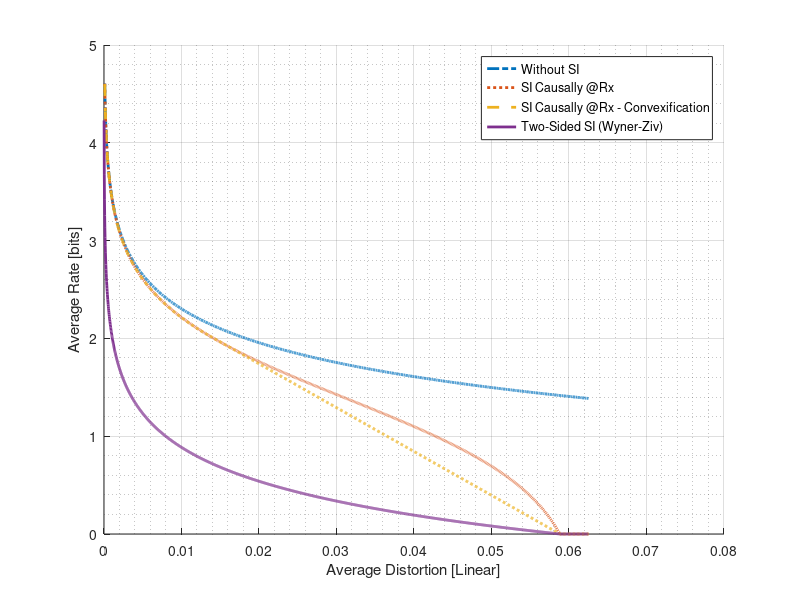
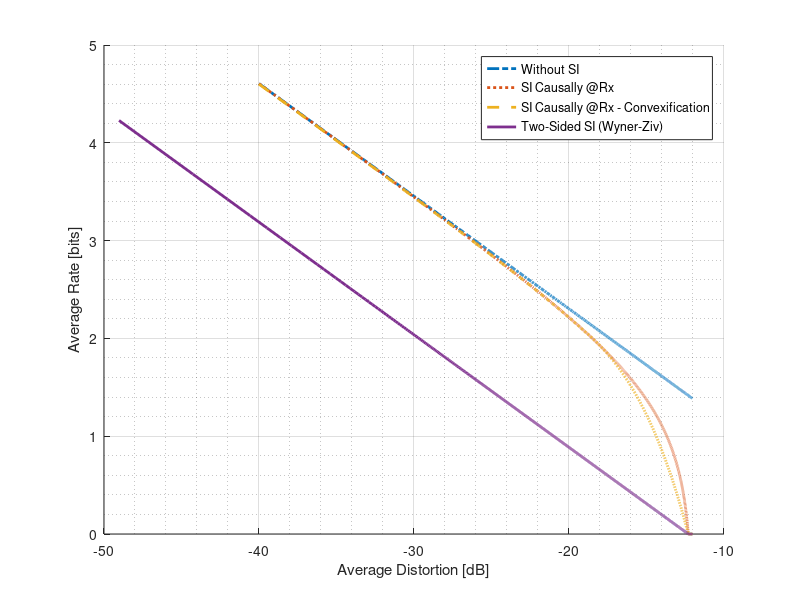
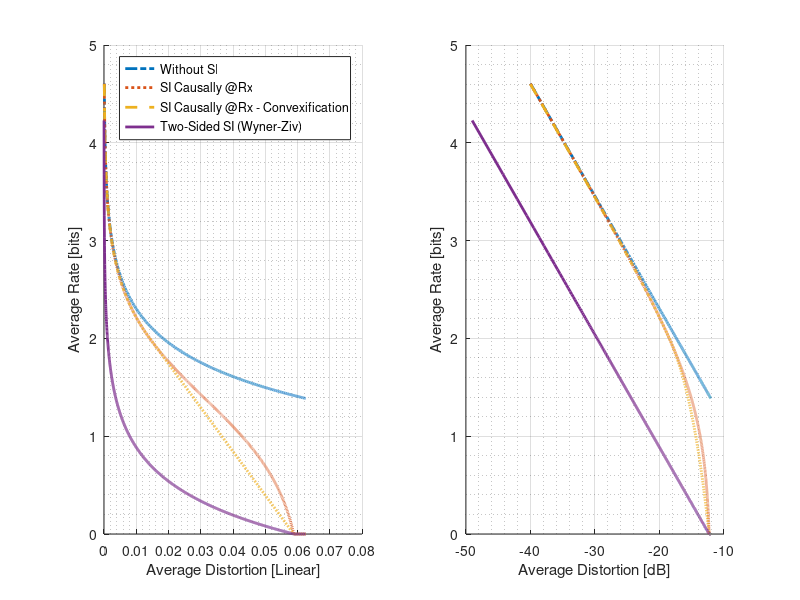
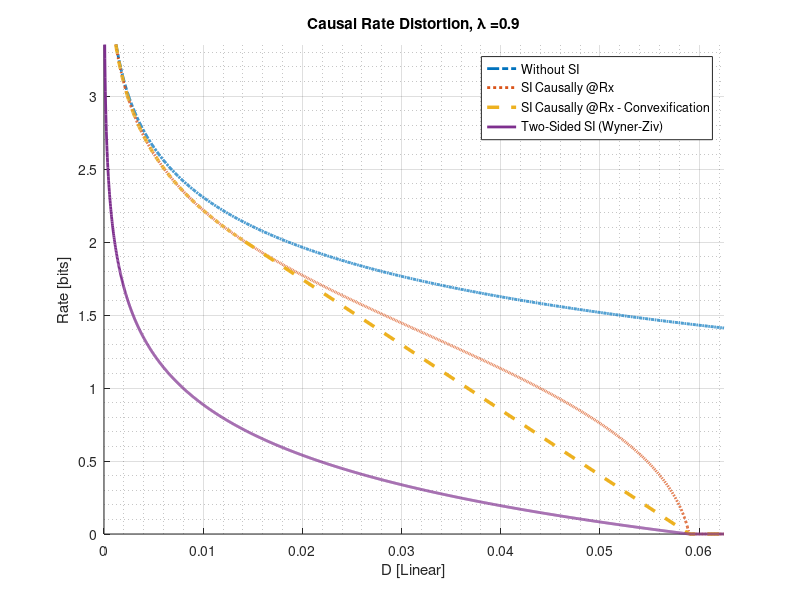

Source code (MATLAB) for these figures, in order:
% close all;
clear all; clc;
t = 1000;

%% lambda = 0
sigma_v = 1;
sigma_w = 1/4;

d = 0.0001:0.000025:sigma_w^2;
d_vic = 0.0000125:0.000025:sigma_w^2;
% R Victoria
R_vic = 0.5 * log(1./(d_vic.*(1/sigma_w^2 + 1./sigma_v^2)));
R_vic(R_vic <= 0) = 0;

R_noSI = 0.5 * log(sigma_v^2./d);
R_noSI(R_noSI <= 0) = 0;

% Our R :
dVec = d;
tempR = zeros(length(d),t);
tempR1 = zeros(length(d),t);
tempR2 = zeros(length(d),t);

% Solve for D_c
[minVal,idx_Dc] = min(abs(-(1./(2*d.^2)).*(1./(1./d - log(2)/sigma_w^2)) - 0.5*log(sigma_v^2* (1./d - 1/sigma_w^2)) ./ (d - sigma_v^2*sigma_w^2/(sigma_v^2 + sigma_w^2))));
Dc = d(idx_Dc);

for i=1:(t-1)
    
    % Find D_c
    
    % Regime 1
    tempR(dVec > sigma_v^2 * sigma_w^2 / (sigma_v^2 + sigma_w^2),i) = 0;
    
    % Regime 2 :
    idx2 = find((dVec >=0) & (dVec < Dc));
    tempR(idx2,i) = 0.5*log(sigma_v^2* (1./dVec(idx2) - 1/sigma_w^2));
    
    % Regime 3 :
    idx3 = find((dVec >= Dc) & (dVec < sigma_v^2 * sigma_w^2 / (sigma_v^2 + sigma_w^2)));
    
    tempR(idx3,i) = (dVec(idx3) - sigma_v^2*sigma_w^2/(sigma_v^2 + sigma_w^2)).*(-(1./(2.* (Dc.^2))).*(1./(1./Dc - log(2)/sigma_w^2)));
    
    
end
R_elGamal = sum(tempR,2)/t;


% R bound 
sigma_v_sigma_w = sigma_v^2 * sigma_w^2 / (sigma_v^2 + sigma_w^2);

figure;hold all
plot(d,R_noSI,'-.','LineWidth',2)
plot(d,max(0.5*log(sigma_v^2* (1./d - 1/sigma_w^2)),0),':','LineWidth',2)
plot(d,R_elGamal,'--','LineWidth',2)
plot(d_vic,R_vic,'-','LineWidth',2)
grid on; grid minor;
xlabel('Average Distortion [Linear]'); ylabel('Average Rate [bits]');
% title('Causal Rate Distortion, \lambda = 0');
legend('Without SI','SI Causally @Rx','SI Causally @Rx - Convexification','Two-Sided SI (Wyner-Ziv)');


figure;hold all
plot(10*log10(d),R_noSI,'-.','LineWidth',2)
plot(10*log10(d),max(0.5*log(sigma_v^2* (1./d - 1/sigma_w^2)),0),':','LineWidth',2)
plot(10*log10(d),R_elGamal,'--','LineWidth',2)
plot(10*log10(d_vic),R_vic,'-','LineWidth',2)
grid on; grid minor;
xlabel('Average Distortion [dB]'); ylabel('Average Rate [bits]');
% title('Causal Rate Distortion, \lambda = 0');
legend('Without SI','SI Causally @Rx','SI Causally @Rx - Convexification','Two-Sided SI (Wyner-Ziv)');

figure;
subplot(121);
hold all
plot(d,R_noSI,'-.','LineWidth',2)
plot(d,max(0.5*log(sigma_v^2* (1./d - 1/sigma_w^2)),0),':','LineWidth',2)
plot(d,R_elGamal,'--','LineWidth',2)
plot(d_vic,R_vic,'-','LineWidth',2)
grid on; grid minor;
xlabel('Average Distortion [Linear]'); ylabel('Average Rate [bits]');
% title('Causal Rate Distortion, \lambda = 0');
legend('Without SI','SI Causally @Rx','SI Causally @Rx - Convexification','Two-Sided SI (Wyner-Ziv)');


subplot(122);
hold all;
plot(10*log10(d),R_noSI,'-.','LineWidth',2)
plot(10*log10(d),max(0.5*log(sigma_v^2* (1./d - 1/sigma_w^2)),0),':','LineWidth',2)
plot(10*log10(d),R_elGamal,'--','LineWidth',2)
plot(10*log10(d_vic),R_vic,'-','LineWidth',2)
grid on; grid minor;
xlabel('Average Distortion [dB]'); ylabel('Average Rate [bits]');
% title('Causal Rate Distortion, \lambda = 0');

%% lambda = arbitrary < 1
sigma_v = 1;
lambda = 0.9;
sigma_w = 1/4;

d = 0.0001:0.000025:sigma_w^2;
d_vic = 0.0000125:0.000025:sigma_w^2;
% R Victoria
R_vic = 0.5 * log(1./(d_vic.*(1/sigma_w^2 + 1./(lambda^2*d_vic + sigma_v^2))));
R_vic(R_vic <= 0) = 0;

R_noSI = 0.5 * log(lambda^2 + sigma_v^2./d);
R_noSI(R_noSI <= 0) = 0;

tempR = zeros(length(d),t);
for i=1:(t-1)
    if i==1
        tempR(:,1) = R_elGamal;
    else
        tempR(:,i) = 0.5*log(sigma_v^2 * (1./d - sigma_v^2./(lambda^2 * d + sigma_v^2) - sigma_v^2/sigma_w^2) + lambda^2*(1 - 2.^(-2*reshape(tempR(:,i-1),1,[]))) + 1);
    end
    tempR(tempR(:,i) <= 0,i) = 0;
end
R_elGamal = sum(tempR,2)/t;

% convex hull of R(D|U)
currR = [50 reshape(R_elGamal,1,[])];
currD = [50 reshape(d,1,[])];
convHull_Idx = convhull(currD,currR);

figure;hold all
plot(d,R_noSI,'-.','LineWidth',2)
plot(d,R_elGamal,':','LineWidth',2)
plot(currD(convHull_Idx(:).'),currR(convHull_Idx(:).'),'--','LineWidth',2.5)
plot(d_vic,R_vic,'-','LineWidth',2)
grid on; grid minor;
xlabel('D [Linear]'); ylabel('Rate [bits]');
title(strcat('Causal Rate Distortion, \lambda = ',num2str(lambda)));
legend('Without SI','SI Causally @Rx','SI Causally @Rx - Convexification','Two-Sided SI (Wyner-Ziv)');
ylim([0 3.35]); xlim([0 max(d)])

figure;hold all
plot(10*log10(d),R_noSI,'-.','LineWidth',2)
plot(10*log10(d),R_elGamal,':','LineWidth',2)
plot(10*log10(currD(convHull_Idx(:).')),currR(convHull_Idx(:).'),'--','LineWidth',2.5)
plot(10*log10(d_vic),R_vic,'-','LineWidth',2)
grid on; grid minor;
xlabel('D [dB]'); ylabel('Rate [bits]');
title(strcat('Causal Rate Distortion, \lambda = ',num2str(lambda)));
legend('Without SI','SI Causally @Rx','SI Causally @Rx - Convexification','Two-Sided SI (Wyner-Ziv)');
ylim([0 3.35]); xlim([-30 10*log10(max(d))])


figure;
subplot(121); hold all
plot(d,R_noSI,'-.','LineWidth',2)
plot(d,R_elGamal,':','LineWidth',2)
plot(currD(convHull_Idx(:).'),currR(convHull_Idx(:).'),'--','LineWidth',2.5)
plot(d_vic,R_vic,'-','LineWidth',2)
grid on; grid minor;
xlabel('Average Distortion [Linear]'); ylabel('Average Rate [bits]');
% title(strcat('Causal Rate Distortion, \lambda = ',num2str(lambda)));
legend('Without SI','SI Causally @Rx','SI Causally @Rx - Convexification','Two-Sided SI (Wyner-Ziv)');
ylim([0 3.35]); xlim([0 max(d)])



subplot(122);
hold all;
plot(10*log10(d),R_noSI,'-.','LineWidth',2)
plot(10*log10(d),R_elGamal,':','LineWidth',2)
plot(10*log10(currD(convHull_Idx(:).')),currR(convHull_Idx(:).'),'--','LineWidth',2.5)
plot(10*log10(d_vic),R_vic,'-','LineWidth',2)
grid on; grid minor;
xlabel('Average Distortion [dB]'); ylabel('Average Rate [bits]');
% title(strcat('Causal Rate Distortion, \lambda = ',num2str(lambda)));
ylim([0 3.35]); xlim([-40 10*log10(max(d))])
